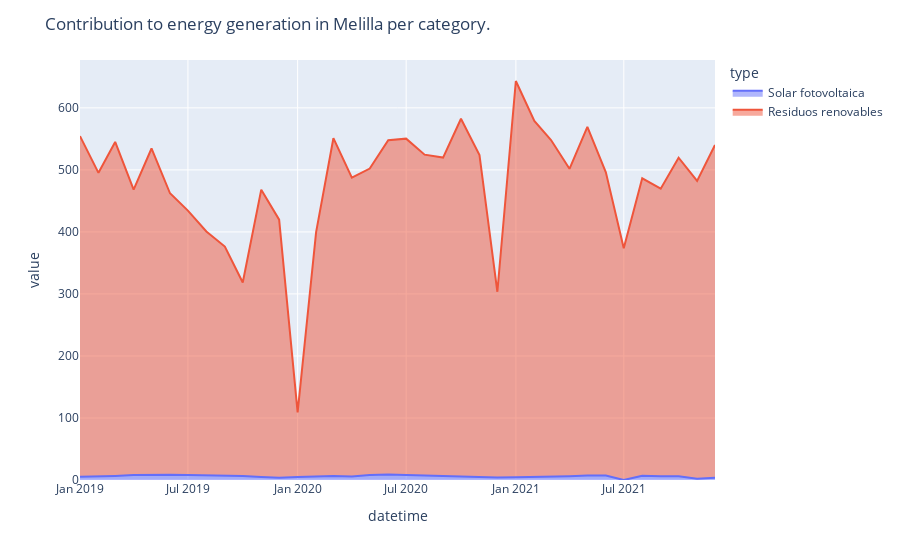
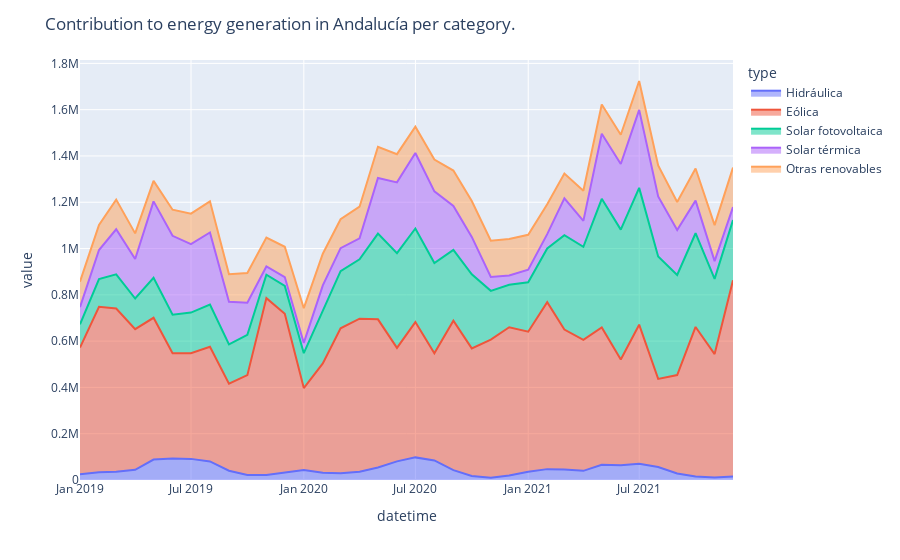
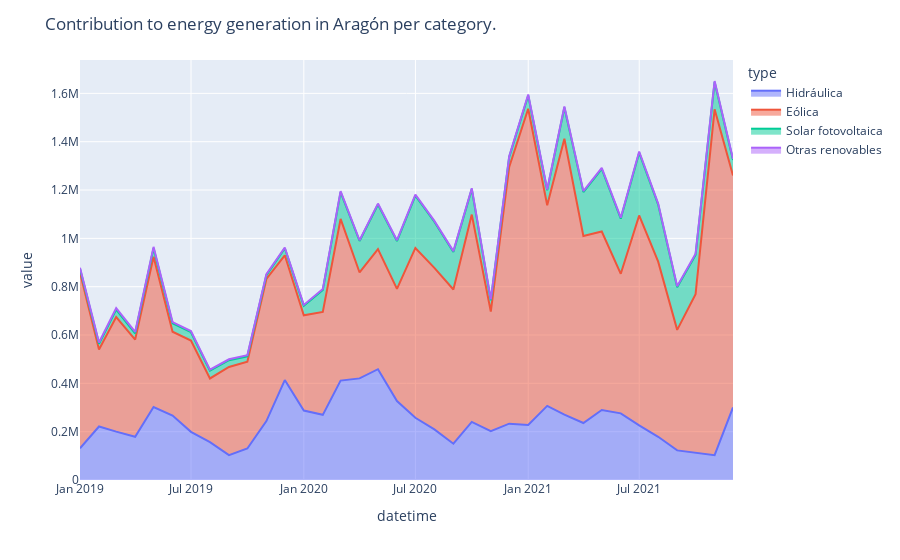
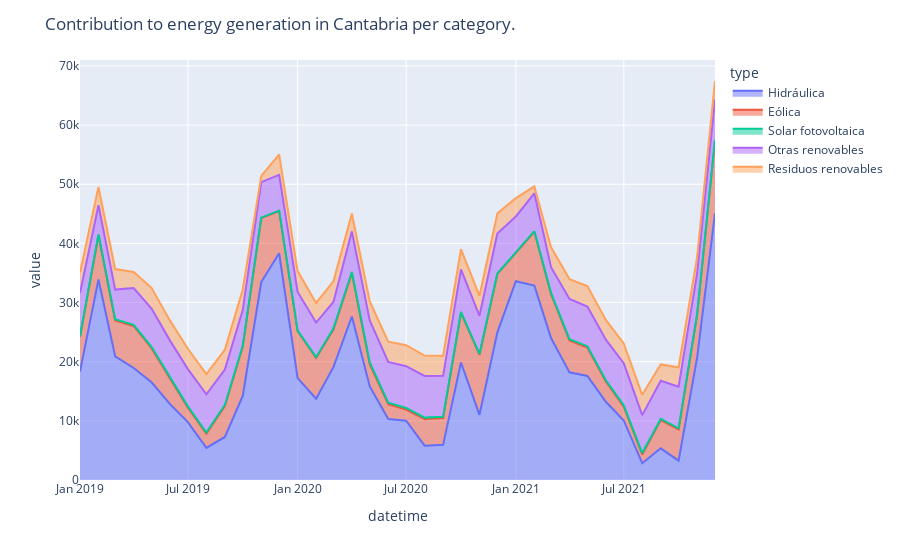

Notebook cell for these charts, in order:
### Markdown cell above
Without getting into an analysis, from the graphs above it does look like 'Residuos renovables' is a type of generation. However, there is actually a sign of error at the end of the timeline where percentage for both 'Residuos renovables' and 'Solar fotovoltaica' is 1. 

Although unsure about what the right category is, judging from the almost 0 values of 'Solar fotovoltaica' and almost 1 for 'Residuos renovables' accross the timeline, it is likely that 'Residuos renovables' is the one that's 0.

The below plot of the absolute magnitudes, 'value', clarifies this, as 'Solar fotovoltaica' has an almost 0 value.

### Code cell
for ccaa in list(generacion_renovables_df["ccaa"].unique()):
    
    ccaa_data = generacion_renovables_df[generacion_renovables_df["ccaa"] == ccaa]

    fig = px.area(ccaa_data, x="datetime", y="value", color="type")
    fig.update_layout(title=f'Contribution to energy generation in {ccaa} per category.')


    fig.show()
